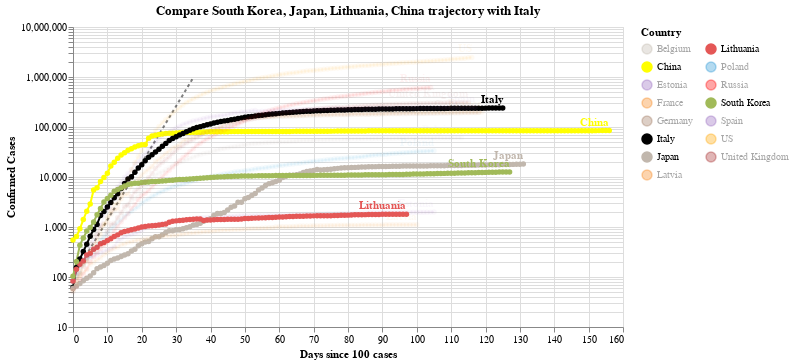

Source (notebook cell):
### Code cell
#hide_input
chart3 = make_since_chart(dff2, ['South Korea', 'Japan', 'Lithuania', 'China'], baseline_countries)
chart3

### Figure 1 — Vega-Lite specification as saved in the notebook (floating-point values rounded to 4 significant figures; data arrays with more than 128 entries replaced by an {"elided": "..."} marker saying what was removed)
{"config": {"view": {"continuousWidth": 400, "continuousHeight": 300}}, "layer": [{"data": {"name": "data-628230001892d6798b50651be41d1b3e"}, "mark": {"type": "line", "color": "black", "opacity": 0.5, "strokeDash": [3, 3]}, "encoding": {"x": {"type": "quantitative", "field": "Days since 100 cases"}, "y": {"type": "quantitative", "field": "Confirmed Cases"}}}, {"data": {"name": "data-05b4256f97cb641188b97dad8a228816"}, "mark": {"type": "line", "point": true}, "encoding": {"color": {"type": "nominal", "field": "Country", "legend": {"columns": 2}, "scale": {"domain": ["Belgium", "China", "Estonia", "France", "Germany", "Italy", "Japan", "Latvia", "Lithuania", "Poland", "Russia", "South Korea", "Spain", "US", "United Kingdom"], "range": ["#C1B7AD", "yellow", "#9467bd", "#F58518", "#9D755D", "black", "#C1B7AD", "#F58518", "#E45756", "#2495D3", "red", "#A1BA59", "#9467bd", "orange", "brown"]}}, "opacity": {"condition": {"value": 1, "selection": "selector007"}, "value": 0.05}, "tooltip": [{"type": "nominal", "field": "Country"}, {"type": "temporal", "field": "Date"}, {"type": "quantitative", "field": "Confirmed Cases"}, {"type": "quantitative", "field": "Days since 100 cases"}], "x": {"type": "quantitative", "field": "Days since 100 cases"}, "y": {"type": "quantitative", "field": "Confirmed Cases", "scale": {"type": "log"}}}, "selection": {"selector007": {"type": "multi", "fields": ["Country"], "bind": "legend", "init": [{"Country": "South Korea"}, {"Country": "Japan"}, {"Country": "Lithuania"}, {"Country": "China"}, {"Country": "Italy"}]}}, "width": 550}, {"data": {"name": "data-05b4256f97cb641188b97dad8a228816"}, "mark": {"type": "text", "align": "right", "dy": -8, "fontWeight": "bold"}, "encoding": {"color": {"type": "nominal", "field": "Country", "legend": {"columns": 2}, "scale": {"domain": ["Belgium", "China", "Estonia", "France", "Germany", "Italy", "Japan", "Latvia", "Lithuania", "Poland", "Russia", "South Korea", "Spain", "US", "United Kingdom"], "range": ["#C1B7AD", "yellow", "#9467bd", "#F58518", "#9D755D", "black", "#C1B7AD", "#F58518", "#E45756", "#2495D3", "red", "#A1BA59", "#9467bd", "orange", "brown"]}}, "opacity": {"condition": {"value": 1, "selection": "selector007"}, "value": 0.05}, "text": {"type": "nominal", "field": "Country"}, "tooltip": [{"type": "nominal", "field": "Country"}, {"type": "temporal", "field": "Date"}, {"type": "quantitative", "field": "Confirmed Cases"}, {"type": "quantitative", "field": "Days since 100 cases"}], "x": {"type": "quantitative", "field": "Days since 100 cases"}, "y": {"type": "quantitative", "field": "Confirmed Cases", "scale": {"type": "log"}}}, "transform": [{"filter": "(datum['Date'] >= 1593129600000)"}], "width": 550}], "title": "Compare South Korea, Japan, Lithuania, China trajectory with Italy", "$schema": "https://vega.github.io/schema/vega-lite/v4.0.2.json", "datasets": {"data-628230001892d6798b50651be41d1b3e": [{"Days since 100 cases": 0, "Confirmed Cases": 100.0}, {"Days since 100 cases": 1, "Confirmed Cases": 130.0}, {"Days since 100 cases": 2, "Confirmed Cases": 169.0}, {"Days since 100 cases": 3, "Confirmed Cases": 219.7}, {"Days since 100 cases": 4, "Confirmed Cases": 285.6}, {"Days since 100 cases": 5, "Confirmed Cases": 371.3}, {"Days since 100 cases": 6, "Confirmed Cases": 482.7}, {"Days since 100 cases": 7, "Confirmed Cases": 627.5}, {"Days since 100 cases": 8, "Confirmed Cases": 815.7}, {"Days since 100 cases": 9, "Confirmed Cases": 1060.0}, {"Days since 100 cases": 10, "Confirmed Cases": 1379.0}, {"Days since 100 cases": 11, "Confirmed Cases": 1792.0}, {"Days since 100 cases": 12, "Confirmed Cases": 2330.0}, {"Days since 100 cases": 13, "Confirmed Cases": 3029.0}, {"Days since 100 cases": 14, "Confirmed Cases": 3937.0}, {"Days since 100 cases": 15, "Confirmed Cases": 5119.0}, {"Days since 100 cases": 16, "Confirmed Cases": 6654.0}, {"Days since 100 cases": 17, "Confirmed Cases": 8650.0}, {"Days since 100 cases": 18, "Confirmed Cases": 11250.0}, {"Days since 100 cases": 19, "Confirmed Cases": 14620.0}, {"Days since 100 cases": 20, "Confirmed Cases": 19000.0}, {"Days since 100 cases": 21, "Confirmed Cases": 24710.0}, {"Days since 100 cases": 22, "Confirmed Cases": 32120.0}, {"Days since 100 cases": 23, "Confirmed Cases": 41750.0}, {"Days since 100 cases": 24, "Confirmed Cases": 54280.0}, {"Days since 100 cases": 25, "Confirmed Cases": 70560.0}, {"Days since 100 cases": 26, "Confirmed Cases": 91730.0}, {"Days since 100 cases": 27, "Confirmed Cases": 119300.0}, {"Days since 100 cases": 28, "Confirmed Cases": 155000.0}, {"Days since 100 cases": 29, "Confirmed Cases": 201500.0}, {"Days since 100 cases": 30, "Confirmed Cases": 262000.0}, {"Days since 100 cases": 31, "Confirmed Cases": 340600.0}, {"Days since 100 cases": 32, "Confirmed Cases": 442800.0}, {"Days since 100 cases": 33, "Confirmed Cases": 575600.0}, {"Days since 100 cases": 34, "Confirmed Cases": 748300.0}, {"Days since 100 cases": 35, "Confirmed Cases": 972800.0}], "data-05b4256f97cb641188b97dad8a228816": {"elided": "1763 records"}}}
